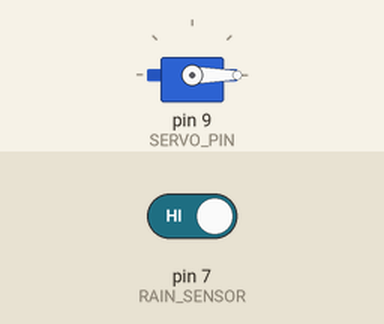
Bench run of a sketch on a simulated Arduino Uno, built with avr-gcc and run on an emulated ATmega328P. On the bench: servo. The test bench sets the inputs (shaded band); at power-on: pin 7 (RAIN_SENSOR) HIGH.

Above: at 1.2 s.
1.3 s: pin 7 (RAIN_SENSOR) driven LOW
At 2.6 s:
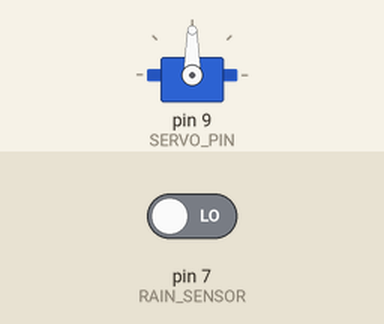
2.9 s: pin 7 (RAIN_SENSOR) driven HIGH
At 3.9 s:
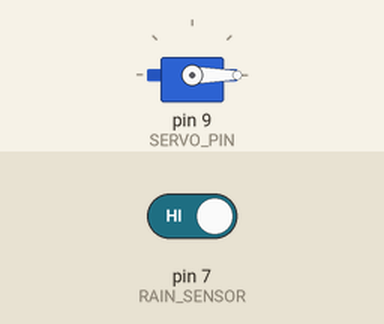
Timing chart, 0 to 5.9 s (numbered marks = the images above; inputs shaded):
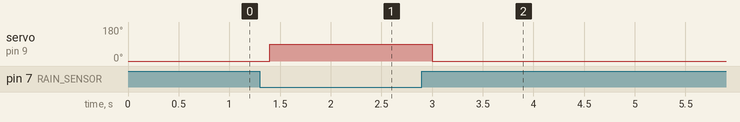

Measured:
- after the input at 1.3 s, servo on pin 9 (SERVO_PIN): 0° → 90° after 0.10 s
- after the input at 2.9 s, servo on pin 9 (SERVO_PIN): 90° → 0° after 0.10 s

The sketch:

RAIN_SENSOR_SERVO.ino
```cpp
#include <Servo.h>

#define RAIN_SENSOR 7   // Rain sensor digital output
#define SERVO_PIN 9     // Servo signal pin

Servo shelterServo;

void setup() {
  pinMode(RAIN_SENSOR, INPUT);
  shelterServo.attach(SERVO_PIN);
  shelterServo.write(0);   // Start at open position
}

void loop() {
  int rainDetected = digitalRead(RAIN_SENSOR);

  if (rainDetected == LOW) {
    // Sensor usually gives LOW when wet (adjust if your module is opposite)
    shelterServo.write(90);  // Close shelter
  } else {
    shelterServo.write(0);   // Open shelter
  }

  delay(200); // Small delay for stability
}
```
